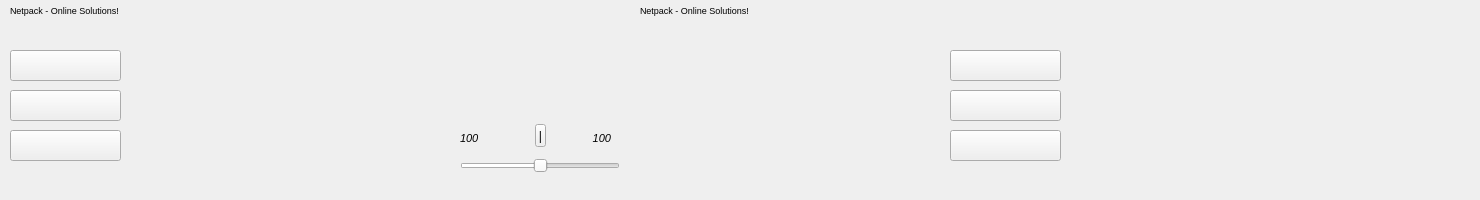
         <widget class="QWidget" name="tab_dj">
          <attribute name="icon">
           <iconset resource="resources.qrc">
            <normaloff>:/icons/record.png</normaloff>:/icons/record.png</iconset>
          </attribute>
          <attribute name="title">
           <string>DJ</string>
          </attribute>
          <widget class="QLabel" name="lp_1">
           <property name="geometry">
            <rect>
             <x>260</x>
             <y>30</y>
             <width>191</width>
             <height>161</height>
            </rect>
           </property>
           <property name="acceptDrops">
            <bool>true</bool>
           </property>
           <property name="text">
            <string/>
           </property>
           <property name="pixmap">
            <pixmap resource="resources.qrc">:/images/lp_player_p0.png</pixmap>
           </property>
           <property name="scaledContents">
            <bool>true</bool>
           </property>
          </widget>
          <widget class="QLabel" name="lp_2">
           <property name="geometry">
            <rect>
             <x>620</x>
             <y>30</y>
             <width>191</width>
             <height>161</height>
            </rect>
           </property>
           <property name="acceptDrops">
            <bool>true</bool>
           </property>
           <property name="text">
            <string/>
           </property>
           <property name="pixmap">
            <pixmap resource="resources.qrc">:/images/lp_player_p0.png</pixmap>
           </property>
           <property name="scaledContents">
            <bool>true</bool>
           </property>
          </widget>
          <widget class="QLabel" name="lp_1_txt_file">
           <property name="geometry">
            <rect>
             <x>10</x>
             <y>0</y>
             <width>611</width>
             <height>21</height>
            </rect>
           </property>
           <property name="font">
            <font>
             <pointsize>7</pointsize>
             <kerning>false</kerning>
            </font>
           </property>
           <property name="text">
            <string>Netpack - Online Solutions!</string>
           </property>
          </widget>
          <widget class="QLabel" name="lp_2_txt_file">
           <property name="geometry">
            <rect>
             <x>640</x>
             <y>0</y>
             <width>831</width>
             <height>21</height>
            </rect>
           </property>
           <property name="font">
            <font>
             <pointsize>7</pointsize>
             <kerning>false</kerning>
            </font>
           </property>
           <property name="text">
            <string>Netpack - Online Solutions!</string>
           </property>
           <property name="alignment">
            <set>Qt::AlignmentFlag::AlignLeading|Qt::AlignmentFlag::AlignLeft|Qt::AlignmentFlag::AlignVCenter</set>
           </property>
          </widget>
          <widget class="QPushButton" name="lp_1_bt_play">
           <property name="geometry">
            <rect>
             <x>10</x>
             <y>50</y>
             <width>111</width>
             <height>31</height>
            </rect>
           </property>
           <property name="font">
            <font>
             <pointsize>8</pointsize>
             <kerning>false</kerning>
            </font>
           </property>
           <property name="text">
            <string/>
           </property>
           <property name="icon">
            <iconset resource="resources.qrc">
             <normaloff>:/icons/ic_menu_play_clip.png</normaloff>:/icons/ic_menu_play_clip.png</iconset>
           </property>
          </widget>
          <widget class="QPushButton" name="lp_1_bt_play_2">
           <property name="geometry">
            <rect>
             <x>950</x>
             <y>50</y>
             <width>111</width>
             <height>31</height>
            </rect>
           </property>
           <property name="font">
            <font>
             <pointsize>8</pointsize>
             <kerning>false</kerning>
            </font>
           </property>
           <property name="text">
            <string/>
           </property>
           <property name="icon">
            <iconset resource="resources.qrc">
             <normaloff>:/icons/ic_menu_play_clip.png</normaloff>:/icons/ic_menu_play_clip.png</iconset>
           </property>
          </widget>
          <widget class="QPushButton" name="pushButton">
           <property name="geometry">
            <rect>
             <x>10</x>
             <y>130</y>
             <width>111</width>
             <height>31</height>
            </rect>
           </property>
           <property name="text">
            <string/>
           </property>
           <property name="icon">
            <iconset resource="resources.qrc">
             <normaloff>:/icons/draw-rectangle.png</normaloff>:/icons/draw-rectangle.png</iconset>
           </property>
          </widget>
          <widget class="QPushButton" name="pushButton_2">
           <property name="geometry">
            <rect>
             <x>950</x>
             <y>130</y>
             <width>111</width>
             <height>31</height>
            </rect>
           </property>
           <property name="text">
            <string/>
           </property>
           <property name="icon">
            <iconset resource="resources.qrc">
             <normaloff>:/icons/draw-rectangle.png</normaloff>:/icons/draw-rectangle.png</iconset>
           </property>
          </widget>
          <widget class="QPushButton" name="lp_1_bt_pause">
           <property name="geometry">
            <rect>
             <x>10</x>
             <y>90</y>
             <width>111</width>
             <height>31</height>
            </rect>
           </property>
           <property name="font">
            <font>
             <pointsize>8</pointsize>
             <kerning>false</kerning>
            </font>
           </property>
           <property name="text">
            <string/>
           </property>
           <property name="icon">
            <iconset resource="resources.qrc">
             <normaloff>:/icons/ic_pause_light.png</normaloff>:/icons/ic_pause_light.png</iconset>
           </property>
          </widget>
          <widget class="QPushButton" name="lp_2_bt_pause">
           <property name="geometry">
            <rect>
             <x>950</x>
             <y>90</y>
             <width>111</width>
             <height>31</height>
            </rect>
           </property>
           <property name="font">
            <font>
             <pointsize>8</pointsize>
             <kerning>false</kerning>
            </font>
           </property>
           <property name="text">
            <string/>
           </property>
           <property name="icon">
            <iconset resource="resources.qrc">
             <normaloff>:/icons/ic_pause_light.png</normaloff>:/icons/ic_pause_light.png</iconset>
           </property>
          </widget>
          <widget class="QSlider" name="horizontalSlider_lps_vol">
           <property name="geometry">
            <rect>
             <x>460</x>
             <y>145</y>
             <width>160</width>
             <height>41</height>
            </rect>
           </property>
           <property name="font">
            <font>
             <bold>false</bold>
             <kerning>false</kerning>
            </font>
           </property>
           <property name="styleSheet">
            <string notr="true">selection-background-color: rgb(255, 255, 255);
</string>
           </property>
           <property name="maximum">
            <number>200</number>
           </property>
           <property name="value">
            <number>100</number>
           </property>
           <property name="sliderPosition">
            <number>100</number>
           </property>
           <property name="orientation">
            <enum>Qt::Orientation::Horizontal</enum>
           </property>
           <property name="invertedAppearance">
            <bool>false</bool>
           </property>
           <property name="invertedControls">
            <bool>false</bool>
           </property>
          </widget>
          <widget class="QLabel" name="lbl_total_time_lp1">
           <property name="geometry">
            <rect>
             <x>130</x>
             <y>50</y>
             <width>121</width>
             <height>21</height>
            </rect>
           </property>
           <property name="font">
            <font>
             <pointsize>9</pointsize>
             <kerning>false</kerning>
            </font>
           </property>
           <property name="text">
            <string/>
           </property>
          </widget>
          <widget class="QLabel" name="lbl_total_time_lp2">
           <property name="geometry">
            <rect>
             <x>820</x>
             <y>50</y>
             <width>121</width>
             <height>20</height>
            </rect>
           </property>
           <property name="font">
            <font>
             <pointsize>9</pointsize>
             <kerning>false</kerning>
            </font>
           </property>
           <property name="text">
            <string/>
           </property>
          </widget>
          <widget class="QLabel" name="lbl_lp1_remaining">
           <property name="geometry">
            <rect>
             <x>130</x>
             <y>80</y>
             <width>121</width>
             <height>21</height>
            </rect>
           </property>
           <property name="font">
            <font>
             <pointsize>13</pointsize>
             <bold>true</bold>
             <kerning>true</kerning>
            </font>
           </property>
           <property name="styleSheet">
            <string notr="true">color: rgb(255, 0, 0);</string>
           </property>
           <property name="text">
            <string/>
           </property>
          </widget>
          <widget class="QLabel" name="lbl_lp2_remaining">
           <property name="geometry">
            <rect>
             <x>820</x>
             <y>70</y>
             <width>121</width>
             <height>21</height>
            </rect>
           </property>
           <property name="font">
            <font>
             <pointsize>13</pointsize>
             <bold>true</bold>
             <kerning>true</kerning>
            </font>
           </property>
           <property name="styleSheet">
            <string notr="true">color: rgb(255, 0, 0);</string>
           </property>
           <property name="text">
            <string/>
           </property>
          </widget>
          <widget class="QLabel" name="lbl_lp1_vol_level">
           <property name="geometry">
            <rect>
             <x>460</x>
             <y>130</y>
             <width>31</width>
             <height>17</height>
            </rect>
           </property>
           <property name="font">
            <font>
             <pointsize>8</pointsize>
             <italic>true</italic>
             <bold>false</bold>
             <kerning>false</kerning>
            </font>
           </property>
           <property name="text">
            <string>100</string>
           </property>
          </widget>
          <widget class="QLabel" name="lbl_lp2_vol_level">
           <property name="geometry">
            <rect>
             <x>580</x>
             <y>130</y>
             <width>31</width>
             <height>17</height>
            </rect>
           </property>
           <property name="font">
            <font>
             <pointsize>8</pointsize>
             <italic>true</italic>
             <bold>false</bold>
             <kerning>false</kerning>
            </font>
           </property>
           <property name="layoutDirection">
            <enum>Qt::LayoutDirection::LeftToRight</enum>
           </property>
           <property name="text">
            <string>100</string>
           </property>
           <property name="alignment">
            <set>Qt::AlignmentFlag::AlignRight|Qt::AlignmentFlag::AlignTrailing|Qt::AlignmentFlag::AlignVCenter</set>
           </property>
          </widget>
          <widget class="QToolButton" name="bt_center_lps_vol">
           <property name="geometry">
            <rect>
             <x>535</x>
             <y>124</y>
             <width>11</width>
             <height>23</height>
            </rect>
           </property>
           <property name="text">
            <string>|</string>
           </property>
          </widget>
         </widget>
